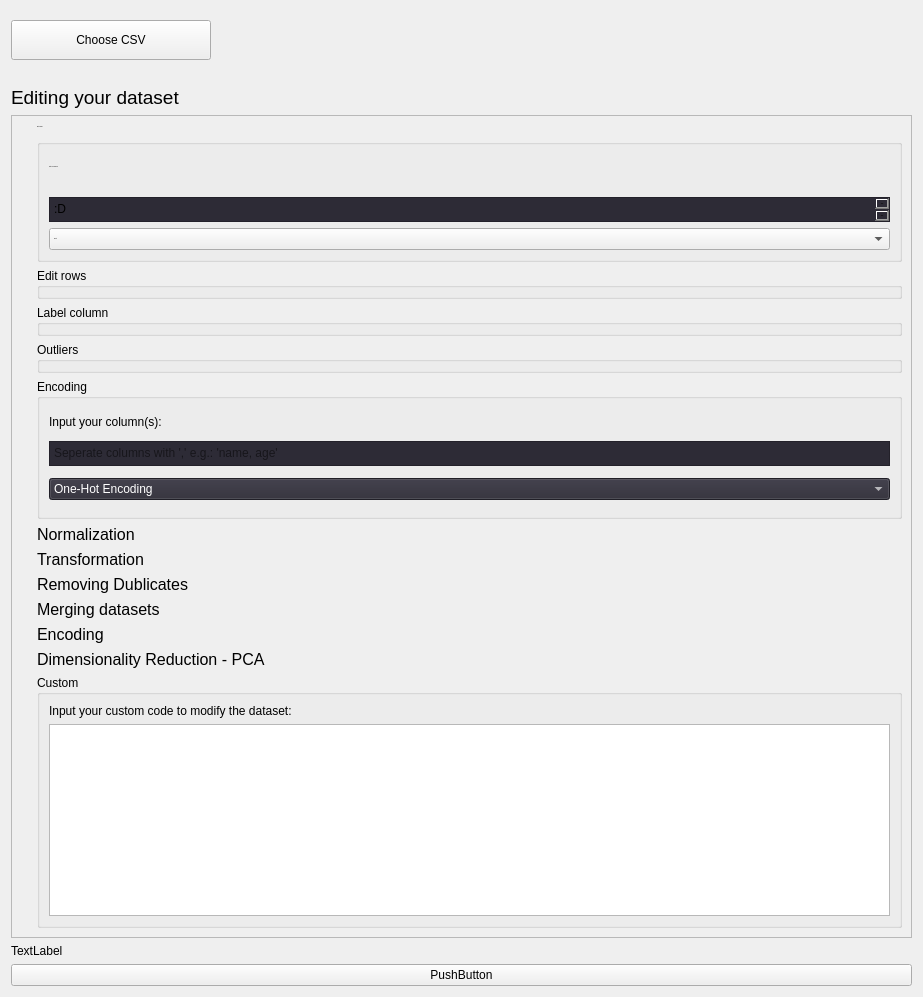
                   <widget class="QWidget" name="scrollAreaWidgetContents">
                    <property name="geometry">
                     <rect>
                      <x>0</x>
                      <y>0</y>
                      <width>923</width>
                      <height>997</height>
                     </rect>
                    </property>
                    <property name="autoFillBackground">
                     <bool>false</bool>
                    </property>
                    <layout class="QVBoxLayout" name="verticalLayout_2">
                     <property name="topMargin">
                      <number>20</number>
                     </property>
                     <item>
                      <widget class="QPushButton" name="dataset_csv_button">
                       <property name="minimumSize">
                        <size>
                         <width>200</width>
                         <height>40</height>
                        </size>
                       </property>
                       <property name="maximumSize">
                        <size>
                         <width>200</width>
                         <height>40</height>
                        </size>
                       </property>
                       <property name="text">
                        <string>Choose CSV</string>
                       </property>
                      </widget>
                     </item>
                     <item>
                      <widget class="QLabel" name="dataset_filepath_label">
                       <property name="styleSheet">
                        <string notr="true">color: rgb(166, 166, 166); padding-left:30px;</string>
                       </property>
                       <property name="text">
                        <string/>
                       </property>
                      </widget>
                     </item>
                     <item>
                      <widget class="QLabel" name="label_4">
                       <property name="font">
                        <font>
                         <pointsize>14</pointsize>
                        </font>
                       </property>
                       <property name="text">
                        <string>Editing your dataset</string>
                       </property>
                      </widget>
                     </item>
                     <item>
                      <widget class="QFrame" name="frame_4">
                       <property name="sizePolicy">
                        <sizepolicy hsizetype="Preferred" vsizetype="Expanding">
                         <horstretch>0</horstretch>
                         <verstretch>0</verstretch>
                        </sizepolicy>
                       </property>
                       <property name="minimumSize">
                        <size>
                         <width>0</width>
                         <height>800</height>
                        </size>
                       </property>
                       <property name="frameShape">
                        <enum>QFrame::StyledPanel</enum>
                       </property>
                       <property name="frameShadow">
                        <enum>QFrame::Raised</enum>
                       </property>
                       <layout class="QGridLayout" name="gridLayout_11">
                        <property name="leftMargin">
                         <number>25</number>
                        </property>
                        <item row="13" column="0">
                         <widget class="QLabel" name="label_29">
                          <property name="font">
                           <font>
                            <pointsize>12</pointsize>
                           </font>
                          </property>
                          <property name="text">
                           <string>Encoding</string>
                          </property>
                         </widget>
                        </item>
                        <item row="14" column="0">
                         <widget class="QLabel" name="label_30">
                          <property name="font">
                           <font>
                            <pointsize>12</pointsize>
                           </font>
                          </property>
                          <property name="text">
                           <string>Dimensionality Reduction - PCA</string>
                          </property>
                         </widget>
                        </item>
                        <item row="8" column="0">
                         <widget class="QLabel" name="label_24">
                          <property name="font">
                           <font>
                            <pointsize>12</pointsize>
                           </font>
                          </property>
                          <property name="text">
                           <string>Normalization</string>
                          </property>
                         </widget>
                        </item>
                        <item row="4" column="0">
                         <widget class="QGroupBox" name="groupBox_4">
                          <property name="title">
                           <string>Label column</string>
                          </property>
                          <property name="flat">
                           <bool>true</bool>
                          </property>
                         </widget>
                        </item>
                        <item row="5" column="0">
                         <widget class="QGroupBox" name="groupBox_3">
                          <property name="title">
                           <string>Outliers</string>
                          </property>
                          <property name="flat">
                           <bool>true</bool>
                          </property>
                         </widget>
                        </item>
                        <item row="2" column="0">
                         <widget class="QGroupBox" name="groupBox">
                          <property name="minimumSize">
                           <size>
                            <width>0</width>
                            <height>100</height>
                           </size>
                          </property>
                          <property name="maximumSize">
                           <size>
                            <width>16777215</width>
                            <height>150</height>
                           </size>
                          </property>
                          <property name="font">
                           <font>
                            <pointsize>-1</pointsize>
                           </font>
                          </property>
                          <property name="styleSheet">
                           <string notr="true"/>
                          </property>
                          <property name="title">
                           <string>Edit columns</string>
                          </property>
                          <property name="flat">
                           <bool>true</bool>
                          </property>
                          <layout class="QVBoxLayout" name="verticalLayout_4">
                           <item>
                            <widget class="QLabel" name="label_13">
                             <property name="text">
                              <string>Input your column(s):</string>
                             </property>
                            </widget>
                           </item>
                           <item>
                            <widget class="QTextEdit" name="textEdit_2">
                             <property name="minimumSize">
                              <size>
                               <width>0</width>
                               <height>25</height>
                              </size>
                             </property>
                             <property name="maximumSize">
                              <size>
                               <width>16777215</width>
                               <height>25</height>
                              </size>
                             </property>
                             <property name="styleSheet">
                              <string notr="true">background-color: #2d2b36</string>
                             </property>
                             <property name="html">
                              <string>&lt;!DOCTYPE HTML PUBLIC &quot;-//W3C//DTD HTML 4.0//EN&quot; &quot;http://www.w3.org/TR/REC-html40/strict.dtd&quot;&gt;
&lt;html&gt;&lt;head&gt;&lt;meta name=&quot;qrichtext&quot; content=&quot;1&quot; /&gt;&lt;meta charset=&quot;utf-8&quot; /&gt;&lt;style type=&quot;text/css&quot;&gt;
p, li { white-space: pre-wrap; }
hr { height: 1px; border-width: 0; }
li.unchecked::marker { content: &quot;\2610&quot;; }
li.checked::marker { content: &quot;\2612&quot;; }
&lt;/style&gt;&lt;/head&gt;&lt;body style=&quot; font-family:'Segoe UI'; font-size:9pt; font-weight:400; font-style:normal;&quot;&gt;
&lt;p style=&quot; margin-top:0px; margin-bottom:0px; margin-left:0px; margin-right:0px; -qt-block-indent:0; text-indent:0px;&quot;&gt;:D&lt;/p&gt;
&lt;p style=&quot;-qt-paragraph-type:empty; margin-top:0px; margin-bottom:0px; margin-left:0px; margin-right:0px; -qt-block-indent:0; text-indent:0px;&quot;&gt;&lt;br /&gt;&lt;/p&gt;&lt;/body&gt;&lt;/html&gt;</string>
                             </property>
                            </widget>
                           </item>
                           <item>
                            <widget class="QComboBox" name="comboBox_2">
                             <item>
                              <property name="text">
                               <string>Delete</string>
                              </property>
                             </item>
                             <item>
                              <property name="text">
                               <string>Add</string>
                              </property>
                             </item>
                             <item>
                              <property name="text">
                               <string>Merge - Aggregate</string>
                              </property>
                             </item>
                            </widget>
                           </item>
                          </layout>
                         </widget>
                        </item>
                        <item row="11" column="0">
                         <widget class="QLabel" name="label_27">
                          <property name="font">
                           <font>
                            <pointsize>12</pointsize>
                           </font>
                          </property>
                          <property name="text">
                           <string>Merging datasets</string>
                          </property>
                         </widget>
                        </item>
                        <item row="3" column="0">
                         <widget class="QGroupBox" name="groupBox_6">
                          <property name="title">
                           <string>Edit rows</string>
                          </property>
                          <property name="flat">
                           <bool>true</bool>
                          </property>
                         </widget>
                        </item>
                        <item row="10" column="0">
                         <widget class="QLabel" name="label_26">
                          <property name="font">
                           <font>
                            <pointsize>12</pointsize>
                           </font>
                          </property>
                          <property name="text">
                           <string>Removing Dublicates</string>
                          </property>
                         </widget>
                        </item>
                        <item row="15" column="0">
                         <widget class="QGroupBox" name="groupBox_5">
                          <property name="title">
                           <string>Custom</string>
                          </property>
                          <property name="flat">
                           <bool>true</bool>
                          </property>
                          <layout class="QGridLayout" name="gridLayout_15">
                           <item row="0" column="0">
                            <widget class="QLabel" name="label_5">
                             <property name="text">
                              <string>Input your custom code to modify the dataset:</string>
                             </property>
                            </widget>
                           </item>
                           <item row="1" column="0">
                            <widget class="QTextEdit" name="textEdit"/>
                           </item>
                          </layout>
                         </widget>
                        </item>
                        <item row="9" column="0">
                         <widget class="QLabel" name="label_25">
                          <property name="font">
                           <font>
                            <pointsize>12</pointsize>
                           </font>
                          </property>
                          <property name="text">
                           <string>Transformation</string>
                          </property>
                         </widget>
                        </item>
                        <item row="6" column="0">
                         <widget class="QGroupBox" name="groupBox_2">
                          <property name="minimumSize">
                           <size>
                            <width>0</width>
                            <height>140</height>
                           </size>
                          </property>
                          <property name="maximumSize">
                           <size>
                            <width>16777215</width>
                            <height>140</height>
                           </size>
                          </property>
                          <property name="title">
                           <string>Encoding</string>
                          </property>
                          <property name="flat">
                           <bool>true</bool>
                          </property>
                          <property name="checkable">
                           <bool>false</bool>
                          </property>
                          <layout class="QVBoxLayout" name="verticalLayout_5">
                           <item>
                            <widget class="QLabel" name="label_14">
                             <property name="maximumSize">
                              <size>
                               <width>16777215</width>
                               <height>15</height>
                              </size>
                             </property>
                             <property name="sizeIncrement">
                              <size>
                               <width>0</width>
                               <height>0</height>
                              </size>
                             </property>
                             <property name="text">
                              <string>Input your column(s):</string>
                             </property>
                            </widget>
                           </item>
                           <item>
                            <widget class="QTextEdit" name="encoding_input">
                             <property name="sizePolicy">
                              <sizepolicy hsizetype="Minimum" vsizetype="Minimum">
                               <horstretch>0</horstretch>
                               <verstretch>0</verstretch>
                              </sizepolicy>
                             </property>
                             <property name="minimumSize">
                              <size>
                               <width>0</width>
                               <height>25</height>
                              </size>
                             </property>
                             <property name="maximumSize">
                              <size>
                               <width>16777215</width>
                               <height>25</height>
                              </size>
                             </property>
                             <property name="styleSheet">
                              <string notr="true">background-color: #2d2b36</string>
                             </property>
                             <property name="html">
                              <string>&lt;!DOCTYPE HTML PUBLIC &quot;-//W3C//DTD HTML 4.0//EN&quot; &quot;http://www.w3.org/TR/REC-html40/strict.dtd&quot;&gt;
&lt;html&gt;&lt;head&gt;&lt;meta name=&quot;qrichtext&quot; content=&quot;1&quot; /&gt;&lt;meta charset=&quot;utf-8&quot; /&gt;&lt;style type=&quot;text/css&quot;&gt;
p, li { white-space: pre-wrap; }
hr { height: 1px; border-width: 0; }
li.unchecked::marker { content: &quot;\2610&quot;; }
li.checked::marker { content: &quot;\2612&quot;; }
&lt;/style&gt;&lt;/head&gt;&lt;body style=&quot; font-family:'Segoe UI'; font-size:9pt; font-weight:400; font-style:normal;&quot;&gt;
&lt;p style=&quot;-qt-paragraph-type:empty; margin-top:0px; margin-bottom:0px; margin-left:0px; margin-right:0px; -qt-block-indent:0; text-indent:0px;&quot;&gt;&lt;br /&gt;&lt;/p&gt;&lt;/body&gt;&lt;/html&gt;</string>
                             </property>
                             <property name="placeholderText">
                              <string>Seperate columns with ',' e.g.: 'name, age'</string>
                             </property>
                            </widget>
                           </item>
                           <item>
                            <widget class="QComboBox" name="comboBox">
                             <property name="styleSheet">
                              <string notr="true">color: #fff; background-color: #2d2b36;</string>
                             </property>
                             <property name="editable">
                              <bool>false</bool>
                             </property>
                             <item>
                              <property name="text">
                               <string>One-Hot Encoding</string>
                              </property>
                             </item>
                             <item>
                              <property name="text">
                               <string>Label Encoding</string>
                              </property>
                             </item>
                            </widget>
                           </item>
                          </layout>
                         </widget>
                        </item>
                       </layout>
                      </widget>
                     </item>
                     <item>
                      <widget class="QLabel" name="label_10">
                       <property name="text">
                        <string>TextLabel</string>
                       </property>
                      </widget>
                     </item>
                     <item>
                      <widget class="QPushButton" name="pushButton_5">
                       <property name="text">
                        <string>PushButton</string>
                       </property>
                      </widget>
                     </item>
                    </layout>
                   </widget>
